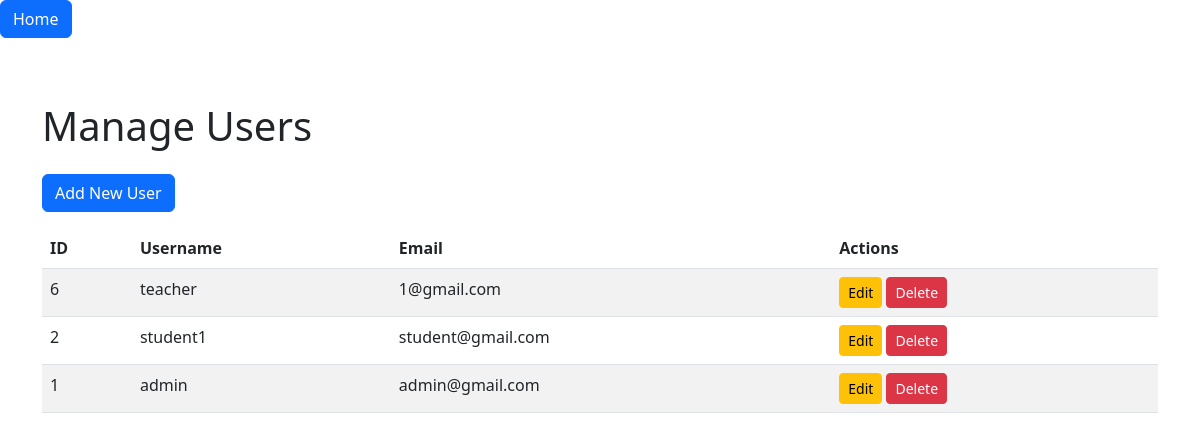
Screenshot of /cw2/admin/users.php with the database file from the repository.
### tables this page shows
CREATE TABLE `users` (
  `Id` int(11) NOT NULL,
  `username` varchar(50) NOT NULL,
  `password` varchar(255) NOT NULL,
  `role` enum('admin','student','teacher') NOT NULL,
  `email` varchar(50) NOT NULL
);

### cw2/function/postfunc.php (called while the page is built, shortened)
<?php
function getAllUsers($pdo) {
    $query = 'SELECT id, username, email, role FROM users ORDER BY id DESC';
    $result = $pdo->query($query);
    return $result->fetchAll(PDO::FETCH_ASSOC);
}
?>

### cw2/templates/users.html.php (the view, shortened to what this page needs)
<!DOCTYPE html>
<html>
<head>
    <link href="https://cdn.jsdelivr.net/npm/bootstrap@5.3.0/dist/css/bootstrap.min.css" rel="stylesheet">
</head>
<body>
<a href="home.php" class="btn btn-primary mb-3">Home</a>
    <div class="container mt-5">
        <h1 class="mb-4">Manage Users</h1>
        <a href="add_user.php" class="btn btn-primary mb-3">Add New User</a>
        <table class="table table-striped">
            <thead>
                <tr>
                    <th>ID</th>
                    <th>Username</th>
                    <th>Email</th>
                    <th>Actions</th>
                </tr>
            </thead>
            <tbody>
                <?php foreach ($users as $user): ?>
                <tr>
                    <td><?= htmlspecialchars($user['id']) ?></td>
                    <td><?= htmlspecialchars($user['username']) ?></td>
                    <td><?= htmlspecialchars($user['email']) ?></td>
                    <td>
                        <a href="edit_user.php?id=<?= $user['id'] ?>" class="btn btn-warning btn-sm">Edit</a>
                        <a href="delete_user.php?id=<?= $user['id'] ?>"
                           class="btn btn-danger btn-sm"
                           onclick="return confirm('Are you sure?')">Delete</a>
                    </td>
                </tr>
                <?php endforeach; ?>
            </tbody>
        </table>
    </div>
</body>
</html>

### rows the page displays
users: Id "6", username "teacher", email "1@gmail.com"
users: Id "2", username "student1", email "student@gmail.com"
users: Id "1", username "admin", email "admin@gmail.com"
